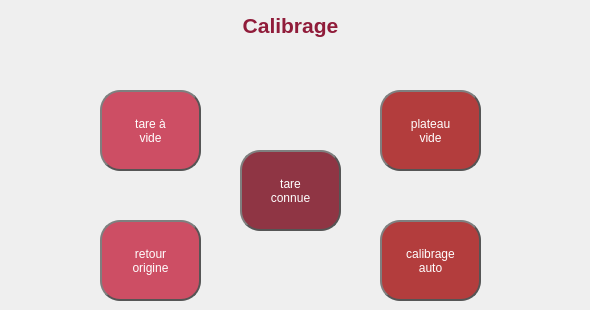
    <widget class="QWidget" name="page_configreseau">
     <widget class="QPushButton" name="pushButton_9">
      <property name="geometry">
       <rect>
        <x>240</x>
        <y>150</y>
        <width>101</width>
        <height>81</height>
       </rect>
      </property>
      <property name="autoFillBackground">
       <bool>false</bool>
      </property>
      <property name="styleSheet">
       <string notr="true">QPushButton {
color: #ffffff;
border: 2px solid #555;
border-radius: 20px;
border-style: outset;
background: rgb(143, 53, 68);;
padding: 5px;
}

QPushButton:hover {
background: rgb(78, 29, 37);
}

QPushButton:pressed {
border-style: inset;
background: rgb(78, 29, 37);
}</string>
      </property>
      <property name="text">
       <string>tare 
connue</string>
      </property>
      <property name="autoExclusive">
       <bool>false</bool>
      </property>
     </widget>
     <widget class="QPushButton" name="pushButton_10">
      <property name="geometry">
       <rect>
        <x>100</x>
        <y>90</y>
        <width>101</width>
        <height>81</height>
       </rect>
      </property>
      <property name="autoFillBackground">
       <bool>false</bool>
      </property>
      <property name="styleSheet">
       <string notr="true">QPushButton {
color: #ffffff;
border: 2px solid #555;
border-radius: 20px;
border-style: outset;
background: #cd4e64;
padding: 5px;
}

QPushButton:hover {
background: rgb(173, 60, 60);
}

QPushButton:pressed {
border-style: inset;
background: rgb(173, 60, 60);
}</string>
      </property>
      <property name="text">
       <string>tare à 
vide</string>
      </property>
      <property name="autoExclusive">
       <bool>false</bool>
      </property>
     </widget>
     <widget class="QPushButton" name="pushButton_8">
      <property name="geometry">
       <rect>
        <x>380</x>
        <y>90</y>
        <width>101</width>
        <height>81</height>
       </rect>
      </property>
      <property name="autoFillBackground">
       <bool>false</bool>
      </property>
      <property name="styleSheet">
       <string notr="true">QPushButton {
color: #ffffff;
border: 2px solid #555;
border-radius: 20px;
border-style: outset;
background: rgb(179, 61, 61);
padding: 5px;
}

QPushButton:hover {
background: rgb(124, 42, 42);
}

QPushButton:pressed {
border-style: inset;
background: rgb(124, 42, 42);
}</string>
      </property>
      <property name="text">
       <string>plateau 
vide</string>
      </property>
      <property name="autoExclusive">
       <bool>false</bool>
      </property>
     </widget>
     <widget class="QPushButton" name="pushButton_21">
      <property name="geometry">
       <rect>
        <x>100</x>
        <y>220</y>
        <width>101</width>
        <height>81</height>
       </rect>
      </property>
      <property name="autoFillBackground">
       <bool>false</bool>
      </property>
      <property name="styleSheet">
       <string notr="true">QPushButton {
color: #ffffff;
border: 2px solid #555;
border-radius: 20px;
border-style: outset;
background: #cd4e64;
padding: 5px;
}

QPushButton:hover {
background: rgb(173, 60, 60);
}

QPushButton:pressed {
border-style: inset;
background: rgb(173, 60, 60);
}</string>
      </property>
      <property name="text">
       <string>retour 
origine</string>
      </property>
      <property name="autoExclusive">
       <bool>false</bool>
      </property>
     </widget>
     <widget class="QPushButton" name="pushButton_17">
      <property name="geometry">
       <rect>
        <x>380</x>
        <y>220</y>
        <width>101</width>
        <height>81</height>
       </rect>
      </property>
      <property name="autoFillBackground">
       <bool>false</bool>
      </property>
      <property name="styleSheet">
       <string notr="true">QPushButton {
color: #ffffff;
border: 2px solid #555;
border-radius: 20px;
border-style: outset;
background: rgb(179, 61, 61);
padding: 5px;
}

QPushButton:hover {
background: rgb(124, 42, 42);
}

QPushButton:pressed {
border-style: inset;
background: rgb(124, 42, 42);
}</string>
      </property>
      <property name="text">
       <string>calibrage 
auto</string>
      </property>
      <property name="autoExclusive">
       <bool>false</bool>
      </property>
     </widget>
     <widget class="QLabel" name="label_3">
      <property name="geometry">
       <rect>
        <x>0</x>
        <y>0</y>
        <width>581</width>
        <height>51</height>
       </rect>
      </property>
      <property name="text">
       <string>&lt;html&gt;&lt;head/&gt;&lt;body&gt;&lt;p align=&quot;center&quot;&gt;&lt;span style=&quot; font-size:16pt; font-weight:600; color:#901c3a;&quot;&gt;Calibrage&lt;/span&gt;&lt;/p&gt;&lt;/body&gt;&lt;/html&gt;</string>
      </property>
     </widget>
    </widget>
